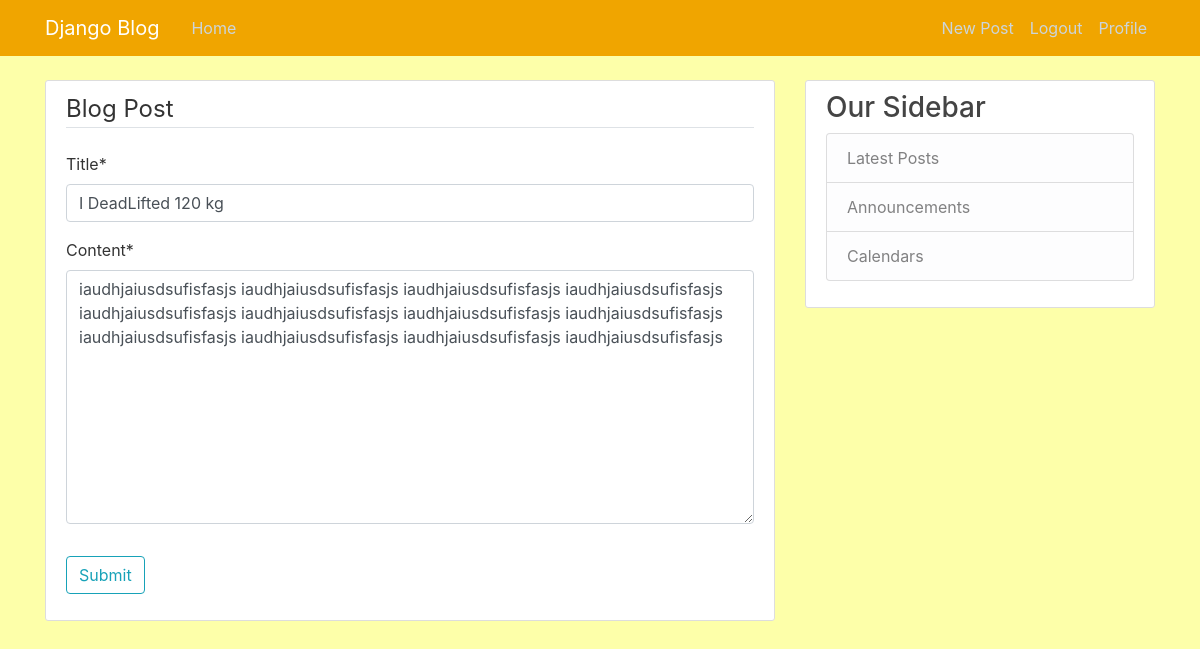
Screenshot of /post/34/update (signed in) with the database file from the repository.
### blog/models.py (models this page shows, shortened)
class Post(models.Model):
       title = models.CharField(max_length=100)
       content = models.TextField()
       date_posted = models.DateTimeField(default=timezone.now)
       author = models.ForeignKey(User, on_delete=models.CASCADE)

### blog/views.py (the view, shortened to what this page needs)
# urls.py: path('post/<int:pk>/update', PostUpdateView.as_view(), name='update-blog'),
class PostUpdateView(LoginRequiredMixin, UserPassesTestMixin, UpdateView):
       model = Post
       fields = ['title', 'content']
       def test_func(self):
              post = self.get_object()
              if self.request.user == post.author:
                     return True
              return False

### blog/templates/blog/post_form.html (shortened to what this page needs)
{% extends 'blog/base.html' %}
{% load crispy_forms_tags %}
{% block content %}
<div class="content-section">
       <form action="" method="POST">
              <fieldset class="form-group">
                     <legend class="border-bottom mb-4">Blog Post</legend>
                     {{ form|crispy }}
              </fieldset>
              <div class="form-group">
                  <button class="btn btn-outline-info" type="submit">Submit</button>
              </div>
       </form>
</div>
{% endblock %}

### blog/static/blog/styles.css (style rules this page uses)
body { background: #FDFFA9; color: #333333; margin-top: 5rem; }
.content-section { background: #ffffff; padding: 10px 20px; border: 1px solid #dddddd; border-radius: 3px; margin-bottom: 20px; word-wrap: break-word; }

### rows the page displays
Post: title "I DeadLifted 120 kg", content "iaudhjaiusdsufisfasjs iaudhjaiusdsufisfasjs iaudhjaiusdsufisfasjs iaudhjaiusdsufisfasjs iaudhjaiusdsufisfasjs iaudhjaiusdsufisfasjs iaudhjaiusdsufisfasjs iaudhjaiusdsufisfasjs iaudhjaiusdsufisfasjs iaudhjaiusdsufisfasjs iaudhjaiusdsufisfasjs iaudhjaiusdsufisfasjs"
